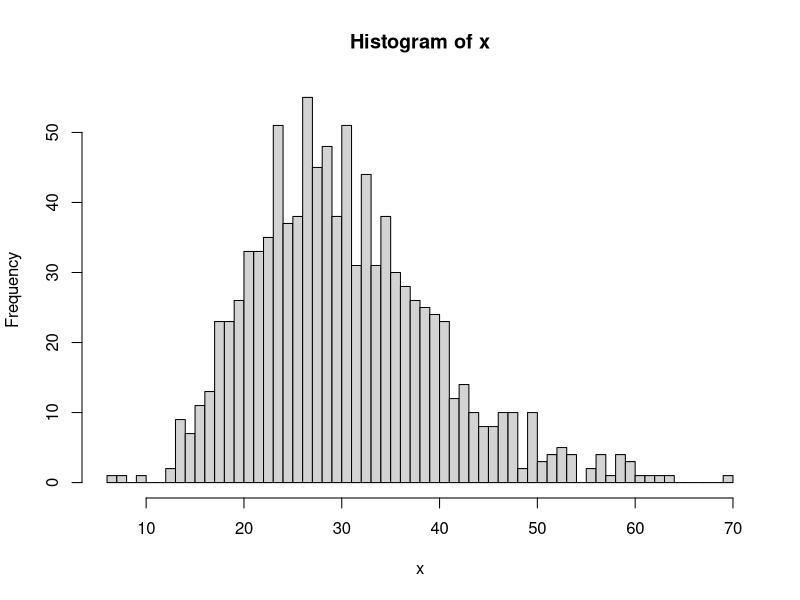

Source code (R):
## ---- chunk 1
num_of_samples = 1000
x <- rgamma(num_of_samples, shape = 10, scale = 3)
x <- x + rnorm(length(x), mean=0, sd = .1)
## ---- chunk 2
p1 <- hist(x,breaks=50, include.lowest=FALSE, right=FALSE)
